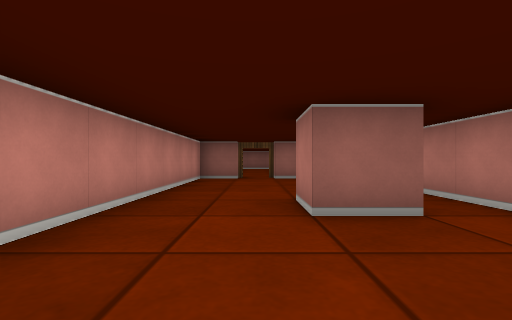
View 1 (above)

16 first-person views from a walk through a cub3D level. The camera is about half as high as the walls, looks level and sees 85° across. The floor is counted in squares. Each view is taken from the middle of a square. On the plan, view 1 faces up. The plan holds only what a view shows up to about 9 squares ahead; the rest is blank.

View 2
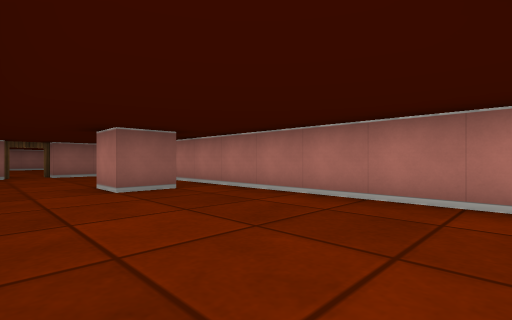

View 3
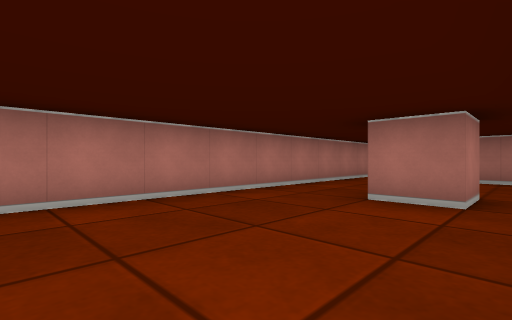

View 4
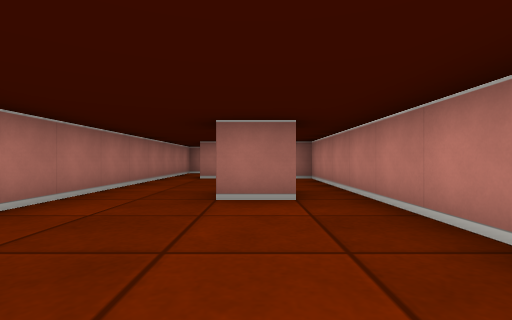

View 5
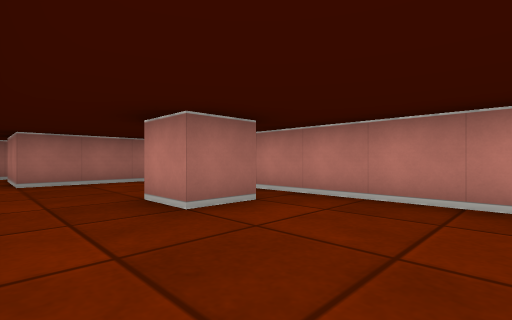

View 6
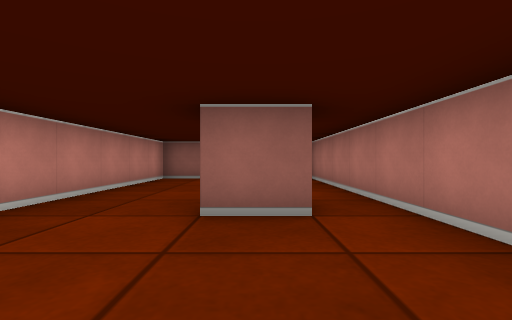

View 7
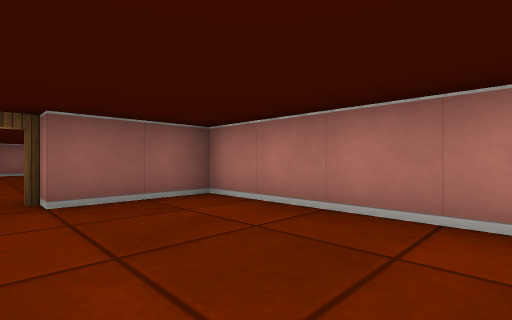

View 8
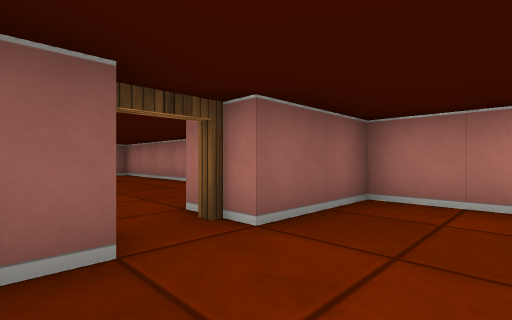

View 9
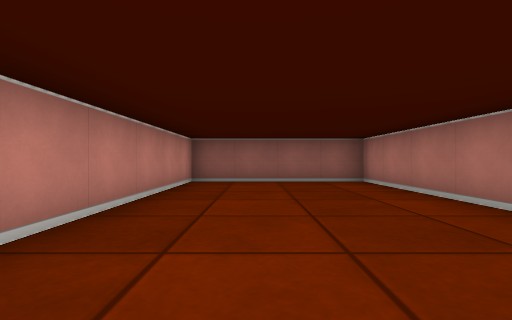

View 10
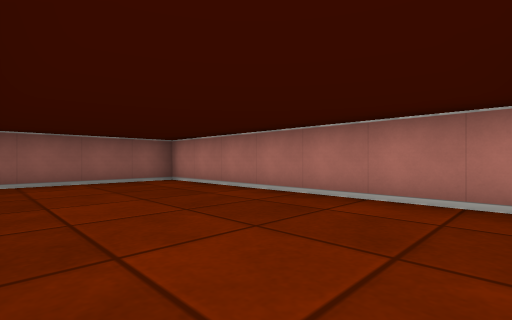

View 11
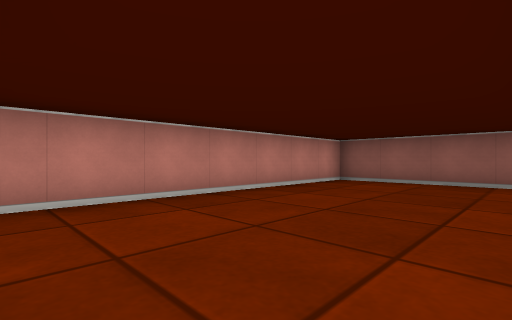

View 12
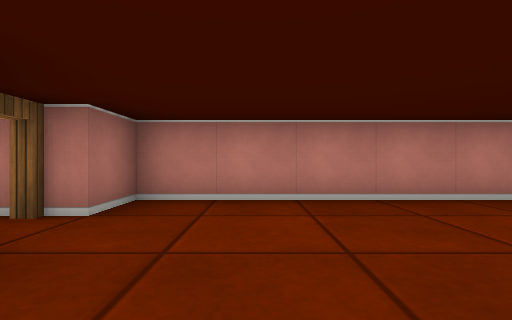

View 13
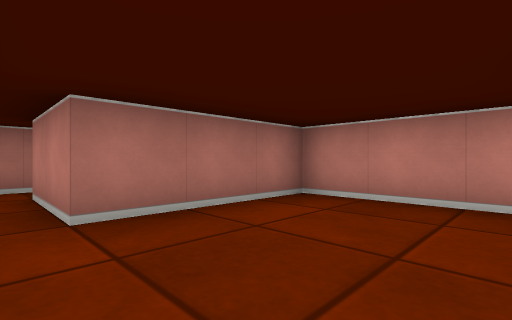

View 14
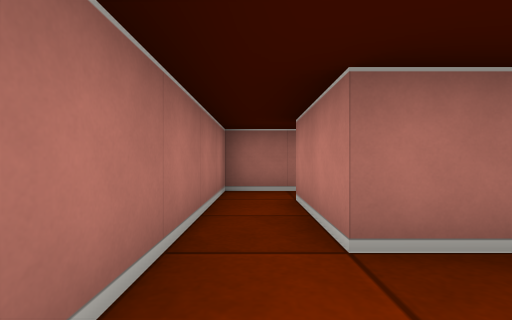

View 15
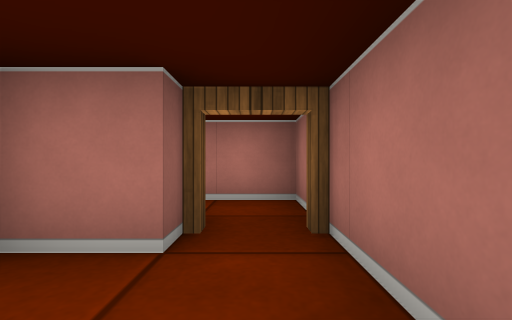

View 16
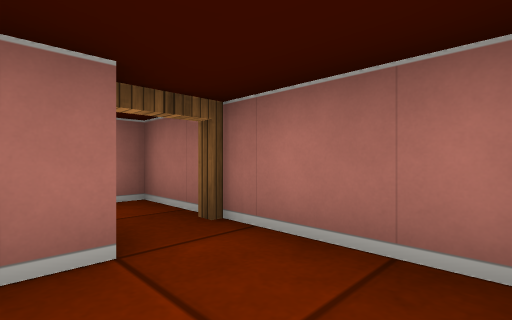

### Floor plan
Ten units are one square. View 1 is at (0, 0); x grows to the right and y downward. Boxes are objects, and circles mark ways between rooms. Rooms are numbered by the first view taken in them; rooms with no view inside come last. Other rooms are left out.
<svg viewBox="-20 -160 50 260">
<path fill="none" stroke="#000" d="M-15 1 -15 65 15 65 15 85M16 -25 5 -25 5 -35M-5 35 -5 25 5 25 5 35M-5 -75 -15 -75 -15 -16M10 95 25 95 25 -75 5 -75M25 -91 25 -155 -15 -155 -15 -85 -5 -85M-10 95 10 95M5 85 5 76"/>
<circle cx="0" cy="-80" r="3" fill="#2a7"/>
<circle cx="10" cy="90" r="3" fill="#2a7"/>
<text x="10" y="0">1</text>
<text x="0" y="-120">2</text>
<text x="-10" y="80">3</text>
</svg>
Room 1 opens to room 2. Room 1 opens to room 3.

Where each view was taken, in squares from view 1:
view 1: 0 up, 0 right, facing up
view 2: 2 down, 1 left, facing up-right
view 3: 1 up, 1 left, facing down-right
view 4: 1 up, 0 right, facing down
view 5: 0 up, 2 right, facing down-left
view 6: 0 up, 1 right, facing up
view 7: 4 up, 0 right, facing up-right
view 8: 6 up, 1 left, facing up-right
view 9: 9 up, 0 right, facing up
view 10: 9 up, 1 left, facing up-right
view 11: 9 up, 2 right, facing up-left
view 12: 10 up, 2 right, facing left
view 13: 4 down, 2 right, facing down-left
view 14: 5 down, 2 right, facing down
view 15: 9 down, 1 left, facing right
view 16: 8 down, 1 left, facing down-right
